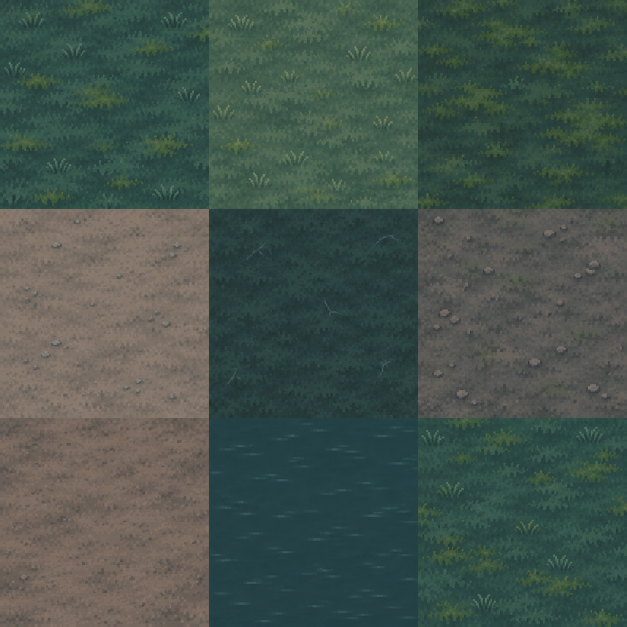
#> input picture art/source/terrain-style4-sheet.png, 1254 x 1254 px (shown at 1/2 size)
$ python prepare_ground.py
#> lines starting #> are read from the running program, lines starting #| are printed output that depends on the picture
#!/usr/bin/env python3
"""Prepare only the approved style-4 terrain PNGs; never rebuild actors or props."""
from pathlib import Path
import hashlib
import json
from PIL import Image

ROOT = Path(__file__).resolve().parents[1]
MATERIALS = ("forest", "field", "swamp", "shore", "web", "ruins", "dirt", "water")


def periodic(tile):
    """Blend opposite eight-pixel bands offline, preserving the generated interior."""
    size = tile.width
    for axis in (0, 1):
        source = tile.copy()
        for y in range(size):
            for x in range(size):
                n = x if axis == 0 else y
                weight = max(0, (8 - min(n, size - 1 - n)) / 8) * 0.5
                other = (size - 1 - x, y) if axis == 0 else (x, size - 1 - y)
                a, b = source.getpixel((x, y)), source.getpixel(other)
                tile.putpixel((x, y), tuple(round(v * (1-weight) + w * weight) for v, w in zip(a, b)))
    return tile


def prepare_ground():
    source = ROOT / "art/source/terrain-style4-sheet.png"
    output = ROOT / "src/assets/biomes"
    output.mkdir(parents=True, exist_ok=True)
    with Image.open(source) as original:
#> original is the input picture: PIL image 1254x1254 RGB; mean R, G, B 68.9, 84.2, 76.7
        sheet = original.convert("RGBA")
    for index, name in enumerate(MATERIALS):
        cx, cy = index % 3, index // 3
        box = tuple(round(value) for value in (cx*sheet.width/3, cy*sheet.height/3,
                    (cx+1)*sheet.width/3, (cy+1)*sheet.height/3))
        tile = periodic(sheet.crop(box).resize((64,64), Image.Resampling.NEAREST))
        tile.save(output / f"{name}.png", optimize=True)
#> this loop made 8 passes
#> pass 1, in prepare_ground, `tile = periodic(sheet.crop(box).resize((64,64), Image.Resampling.NEARE..`:
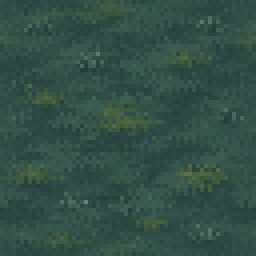
#> tile: PIL image 64x64 RGBA (shown 4 times larger); mean R, G, B, A 50.2, 80.2, 71, 255
#> pass 2, in prepare_ground, `tile = periodic(sheet.crop(box).resize((64,64), Image.Resampling.NEARE..`:
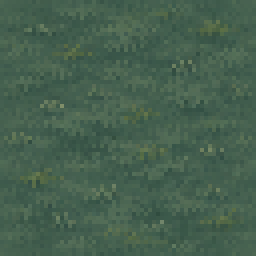
#> tile: PIL image 64x64 RGBA (shown 4 times larger); mean R, G, B, A 69.9, 96.6, 78.9, 255
#> pass 3, in prepare_ground, `tile = periodic(sheet.crop(box).resize((64,64), Image.Resampling.NEARE..`:
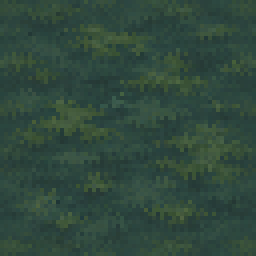
#> tile: PIL image 64x64 RGBA (shown 4 times larger); mean R, G, B, A 48.4, 72.8, 60.9, 255
#> after the loop:
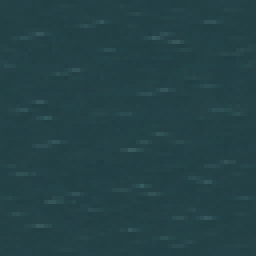
#> tile: PIL image 64x64 RGBA (shown 4 times larger); mean R, G, B, A 36.5, 65.9, 70, 255
    (output / "manifest.json").write_text(json.dumps({
        "version": 2, "style": 4, "source": source.name,
        "sha256": hashlib.sha256(source.read_bytes()).hexdigest(),
        "size": 64, "materials": list(MATERIALS), "edgeBlend": 8,
        "sourceGrid": [3,3], "unusedCells": [8],
    }, indent=2) + "\n")


if __name__ == "__main__":
    prepare_ground()
